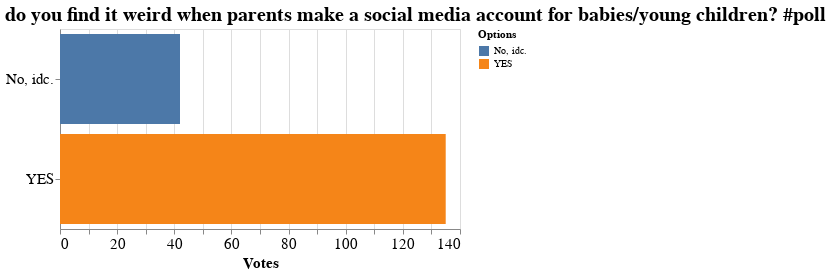

Notebook source saved alongside this figure:
### Markdown cell above
## 3. visualize_poll(poll_obj, show_user=False, show_duration=False, show_date=False)

This function takes the poll object generated by get_poll_by_id() and returns a simple bar chart of poll responses. show_user, show_duration and show_date are optional arguments for displaying that information.

### Code cell
poll = get_poll_by_id(1239677278193438722)
visualize_poll(poll, show_duration=True)

### Figure 1 — Vega-Lite specification as saved in the notebook (floating-point values rounded to 4 significant figures)
{"config": {"view": {"continuousWidth": 400, "continuousHeight": 300}, "axis": {"labelFontSize": 15, "titleFontSize": 15}, "title": {"fontSize": 20}}, "data": {"name": "data-786c5aeebc11ff24532f6222b629e72a"}, "mark": "bar", "encoding": {"color": {"field": "label", "title": "Options", "type": "nominal"}, "tooltip": {"field": "votes", "type": "quantitative"}, "x": {"field": "votes", "title": "Votes", "type": "quantitative"}, "y": {"field": "label", "sort": "x", "title": "", "type": "nominal"}}, "height": 200, "title": {"text": "do you find it weird when parents make a social media account for babies/young children? #poll", "anchor": "start"}, "width": 400, "$schema": "https://vega.github.io/schema/vega-lite/v4.17.0.json", "datasets": {"data-786c5aeebc11ff24532f6222b629e72a": [{"position": 1, "label": "YES", "votes": 135}, {"position": 2, "label": "No, idc.", "votes": 42}]}}
